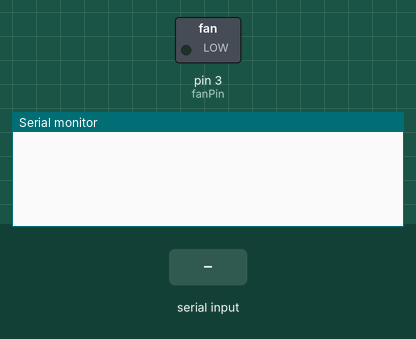
Bench run of a sketch on a simulated Arduino Uno, built with avr-gcc and run on an emulated ATmega328P. Shown: switched loads named in the sketch (green lamp = pin HIGH), the last lines printed to the serial monitor. Inputs (shaded band) come from the test bench.

Above: at 1.2 s.
1.3 s: "90,45\n" received over Serial
At 2.5 s:
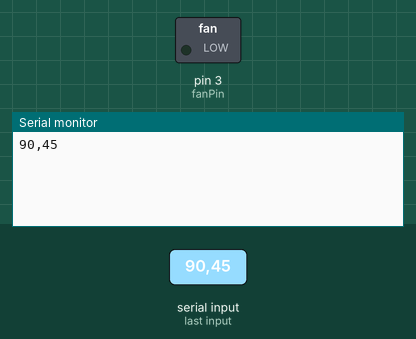
2.8 s: "5\n" received over Serial
At 3.5 s:
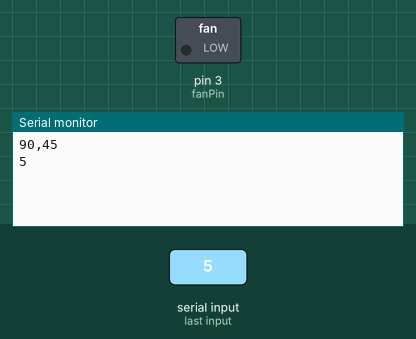
4.3 s: "200\n" received over Serial
At 4.7 s:
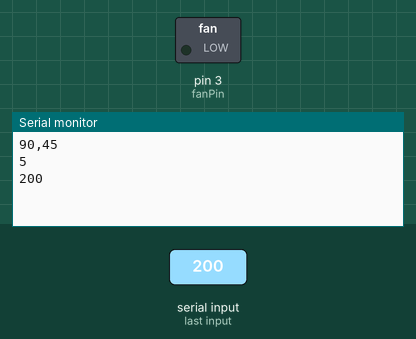

Measured:
- after the input at 1.3 s, the serial monitor: prints a new line at once (image 1)
- after the input at 2.8 s, the serial monitor: prints a new line at once (image 2)
- after the input at 4.3 s, the serial monitor: prints a new line at once (image 3)

The sketch:

fanTest.ino
```cpp
int fanPin = 3;

void setup() {
  Serial.begin(9600);
  pinMode(fanPin, OUTPUT);
}

void loop() {
  String message = "\0";
  if(Serial.available() > 0)
  {
    message = Serial.readStringUntil('\n');
    Serial.println(message);
  }
  analogWrite(fanPin, message.toInt());
}
```
